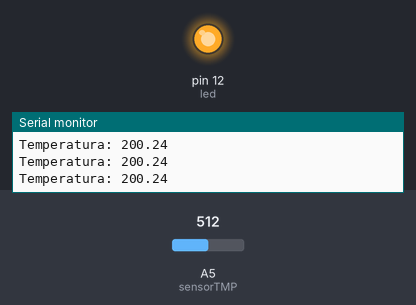
Bench run of a sketch on a simulated Arduino Uno, built with avr-gcc and run on an emulated ATmega328P. Parts: output pins drawn as LEDs (lit = HIGH), the last lines printed to the serial monitor. Inputs (shaded band) come from the test bench; at power-on: A5 (sensorTMP) = 512.

Above: at 1.3 s.
1.4 s: A5 (sensorTMP) set to 188
2.9 s: A5 (sensorTMP) set to 156
At 4.2 s:
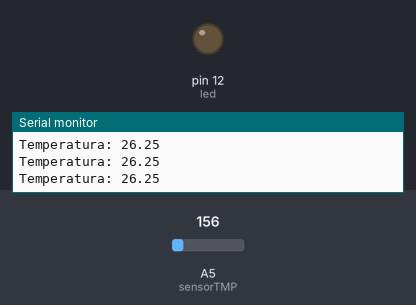
4.5 s: A5 (sensorTMP) set to 306
At 5.4 s:
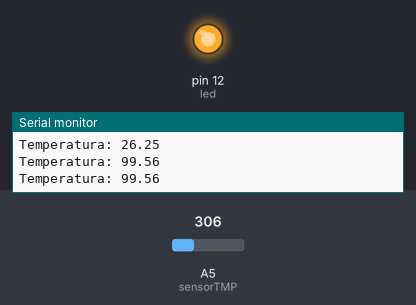
6.0 s: A5 (sensorTMP) set to 122
At 6.6 s:
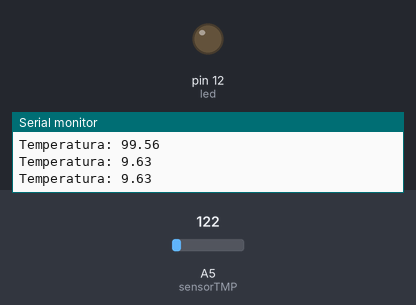
Timing chart, 0 to 8.5 s (numbered marks = the images above; inputs shaded):
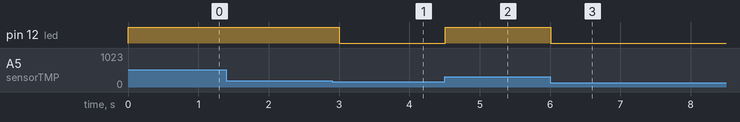

The sketch:

sensor_de_temperatura_led.ino
```cpp
int led = 12;
int sensorTMP = A5;

void setup()
{
  pinMode(led, OUTPUT);
  pinMode(sensorTMP, INPUT);

  Serial.begin(9600);
}

void loop()
{
  int valorTMP = analogRead(sensorTMP);
  float tensao = valorTMP * 5;

  tensao = (tensao / 1023);

  float temperaturaC = (tensao-0.5)*100;

  Serial.print("Temperatura: ");
  Serial.println(temperaturaC);

  if(temperaturaC >= 35)
  {
  	digitalWrite(led, HIGH);
  }
  else
  {
    digitalWrite(led, LOW);
  }

  delay(500);

}
```

Measured:
- the behaviour switches between 174 and 173 on A5 (sensorTMP) (found by bisection; images 0 and 1)
- after the input at 2.9 s, pin 12 (led): HIGH → LOW after 0.11 s
- after the input at 4.5 s, pin 12 (led): LOW → HIGH at once
- after the input at 6.0 s, pin 12 (led): HIGH → LOW at once
